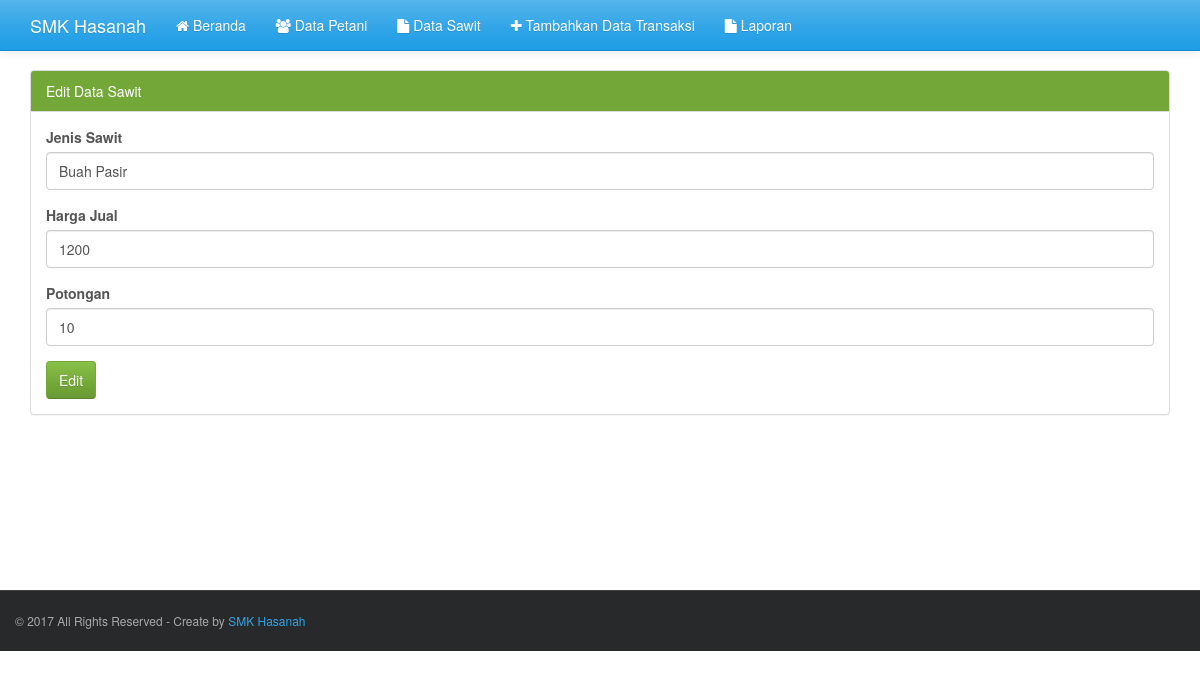
The app's page /edit_sawit.php?kode_sawit=1 with its own data.
### tables this page shows
CREATE TABLE IF NOT EXISTS `sawit` (
`kode_sawit` int(11) NOT NULL,
  `jenis_sawit` varchar(20) NOT NULL,
  `harga_jual` int(5) NOT NULL,
  `potongan` int(3) NOT NULL
);

### edit_sawit.php (the view, shortened to what this page needs)
<?php
include("config.php");
?>
<!DOCTYPE html>
<html>
	<head>
		<?php include("include/css.php"); ?>
	</head>
	<body>
		<header>
			<?php include("include/header.php"); ?>
		</header>
		<div class='container' style='margin-top:70px'>
			<div class='row' style='min-height:520px'>
				<div class='col-md-12'>
					<?php
						$kode_sawit = $_GET['kode_sawit'];
						$sqlquery = "SELECT * FROM sawit WHERE kode_sawit='$kode_sawit'";
						$result = mysqli_query($koneksi, $sqlquery) or die (mysqli_connect_error());
						$row = mysqli_fetch_assoc($result);
						?>
					<div class='panel panel-success'>
						<div class='panel-heading'>Edit Data Sawit</div>
						<div class='panel-body'>
							<form method='post' action='aksi_sawit.php?act=update'>
								<div class='form-group'>
									<label>Jenis Sawit</label>
									<input type='text' class='form-control' name='jenis_sawit' value="<?php echo $row["jenis_sawit"]; ?>" required/>
								</div>
								<div class='form-group'>
									<label>Harga Jual</label>
									<input type='text' class='form-control' name='harga_jual' value="<?php echo $row["harga_jual"]; ?>" required/>
								</div>
								<div class='form-group'>
									<label>Potongan</label>
									<input type='text' class='form-control' name='potongan' value="<?php echo $row["potongan"]; ?>" required/>
								</div>
								<button type='input' name='input' class='btn btn-success'>Edit</button>
							</form>
						</div>
					</div>
				</div>
			</div>
		</div>
		<?php include("include/footer.php"); ?>
	</body>
</html>

### records on screen
sawit: jenis_sawit "Buah Pasir", harga_jual "1200", potongan "10"
